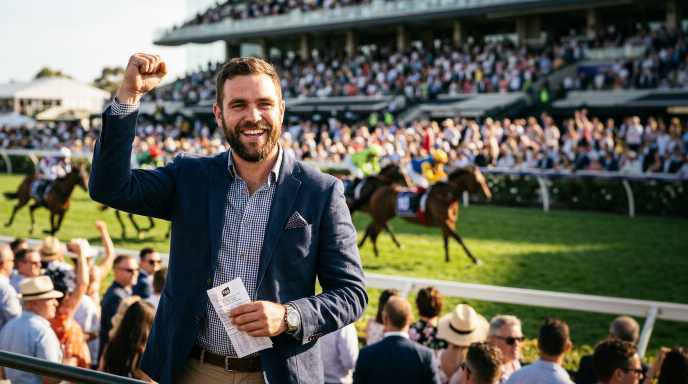
#> input picture .claude/skills/pp-episode-production/assets/marketing-hero.png, 1376 x 768 px (shown at 1/2 size)
$ python -i web_copies.py   (imports and definitions only)
#> lines starting #> are read from the running program, lines starting #| are printed output that depends on the picture
#!/usr/bin/env python3
"""web_copies.py — low-res web copies of the two pictures Hugh puts on the website.

    python web_copies.py <episode_dir>

Writes exactly TWO files into the episode's output/ folder and touches nothing else:

    PP-EPnn-thumbnail-lowres.jpg   from output/PP-EPnn-thumbnail.png
    PP-EPnn-cover-lowres.jpg       from ebook/cover.png

    LONGEST EDGE ~640px, aspect preserved, JPEG, target under ~100KB.

🔒 IT IS ADDITIVE AND THAT IS THE WHOLE CONTRACT (Jodie, 11 Aug 2026).
The full-size thumbnail, the cover, the e-book and everything else already in
output/ and ebook/ are READ and never written. This script opens exactly two paths
for writing, both of them new names, and `test_web_copies.py` hashes the entire
episode folder before and after to prove nothing else moved by a byte.

⚠️ .jpg IS LOAD-BEARING, NOT A PREFERENCE. `qc_episode.py` finds the thumbnail with
`glob("output/*thumbnail*.png")` and takes the LAST match, then fails the build if it
is not 1280x720. A file called `…-thumbnail-lowres.png` would sort after the real one,
become "the thumbnail" for QC, and hard-fail every episode at 640x360. The extension
is what keeps this addition out of every existing glob — `*.pdf`, `*youtube*.txt` and
`*thumbnail*.png` are the three that scan these folders, and .jpg matches none.

THE SOURCE FOR THE COVER IS ebook/cover.png — the cover IMAGE only. Not the PDF, not
a page rendered out of it, and not `overlay/export/ebook-cover.png`, which is the same
picture staged for the end card and would drift the day one of them is regenerated
without the other.
"""
from __future__ import annotations

import argparse
import re
import sys
from pathlib import Path

from PIL import Image

# [5 lines not run here, left out]

LONGEST_EDGE = 640
QUALITY = 82
SIZE_TARGET = 100_000          # ~100KB, Jodie's starting default
QUALITY_FLOOR = 70             # below this the picture is being mangled, so stop


class Halt(Exception):
    """A build-stopping problem, phrased for a human."""


# [31 lines left out: functions episode_slug, full_size_thumbnail, not called in this run]


def shrink(src: Path, dst: Path) -> str:
    """One picture, resized and written. Returns a line for the run log."""
#> called with src = '../assets/marketing-hero.png', dst = 'out.png'
    with Image.open(src) as im:
#> im is the input picture: PIL image 1376x768 RGB; mean R, G, B 98.3, 98, 86.8
        w, h = im.size
#> w = 1376; h = 768
        scale = LONGEST_EDGE / max(w, h)
#> scale = 0.465
        # NEVER UPSCALE. A source already smaller than the target is copied at its
        # own size rather than blown up into a soft, bigger file.
        size = (w, h) if scale >= 1 else (max(1, round(w * scale)),
                                          max(1, round(h * scale)))
#> size = (640, 357)
        im = im.convert("RGB").resize(size, Image.LANCZOS) if size != (w, h) \
            else im.convert("RGB")
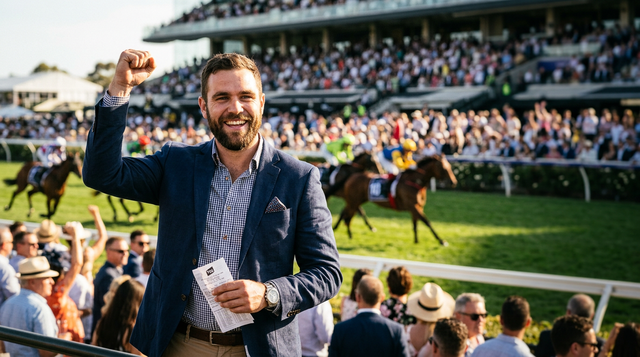
#> im: PIL image 640x357 RGB; mean R, G, B 98.3, 98, 86.8
        q = QUALITY
        while True:
            im.save(dst, "JPEG", quality=q, optimize=True, progressive=True)
            n = dst.stat().st_size
            if n <= SIZE_TARGET or q <= QUALITY_FLOOR:
                break
            q -= 4
#> after the loop, q = 82
    note = ""
    if n > SIZE_TARGET:
        # SAY SO rather than grind the quality down until it fits. A picture for a
        # website is allowed to be 110KB; a picture at quality 40 is not.
        note = (f"  ⚠️ still {n/1000:.0f}KB at the quality floor {QUALITY_FLOOR} — "
                f"over the ~{SIZE_TARGET//1000}KB target, and left legible on purpose")
    elif q != QUALITY:
        note = f"  (quality stepped {QUALITY} -> {q} to reach the size target)"
    return (f"{dst.name}  {size[0]}x{size[1]}, {n/1000:.0f}KB, q{q}"
            f"  <- {src.name} ({w}x{h})" + note)


# [34 lines left out: functions targets, build, main, not called in this run]


# [6 lines not run here, left out]

#> (the run stopped early here; a loop or call above may not have finished)
